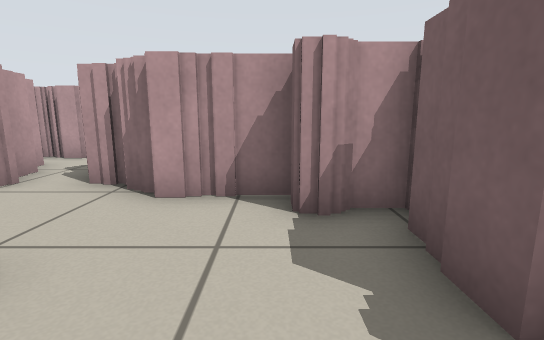
[1] (above)

20 first-person views from a walk through a robot-simulator world made for Stage. The camera is 0.57 m above the floor, tilts 10° down and sees 85° across. The lines on the ground mark 1 m squares. The floor is counted in squares, 0.5 m on a side. Each view is taken from the middle of a square. On the plan, view 1 faces up. The plan holds only what a view shows up to about 13 squares ahead; the rest is blank. The place goes on beyond the plan. The robots in the file are not drawn.

[2]
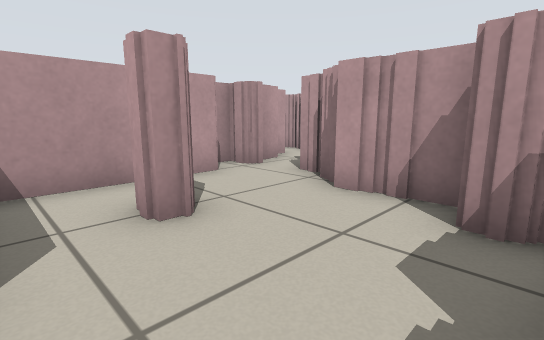

[3]
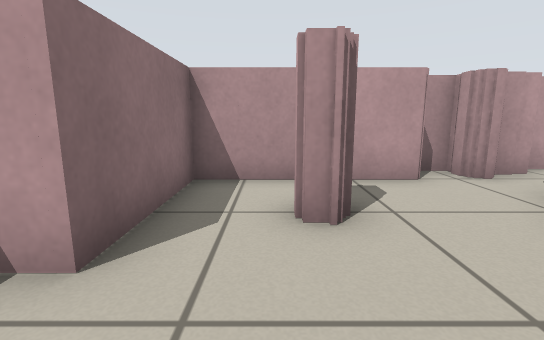

[4]
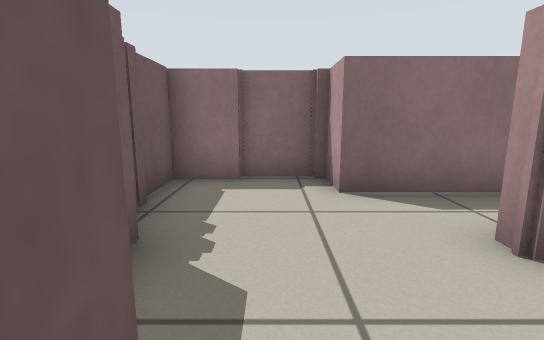

[5]
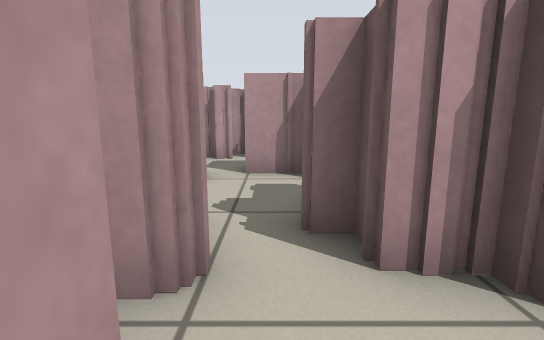

[6]
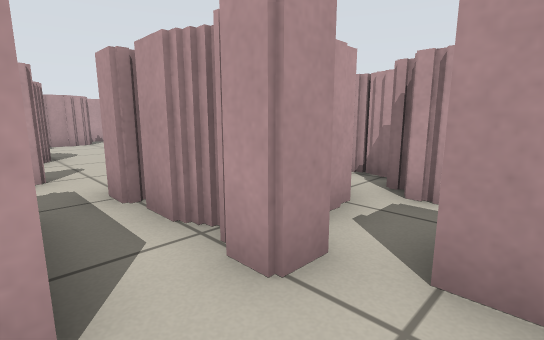

[7]
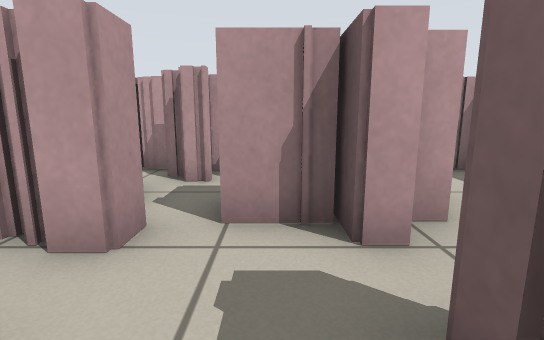

[8]
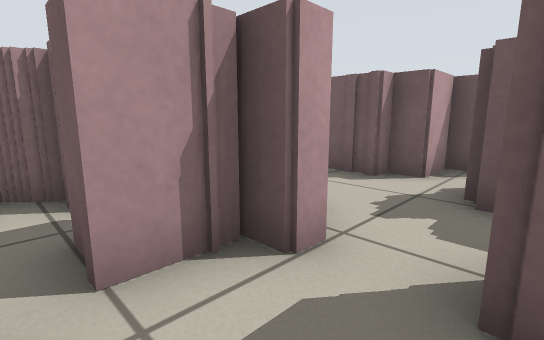

[9]
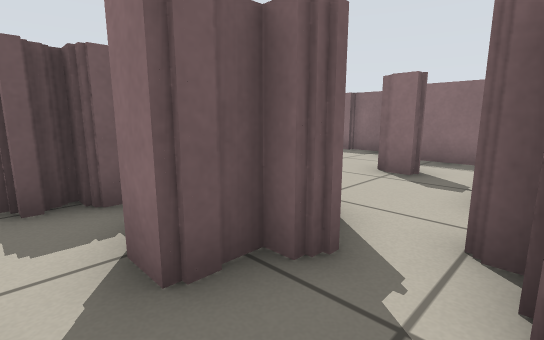

[10]
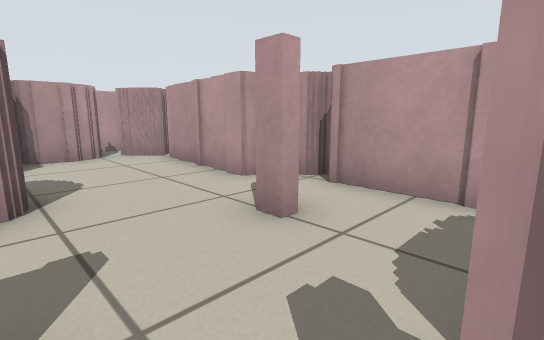

[11]
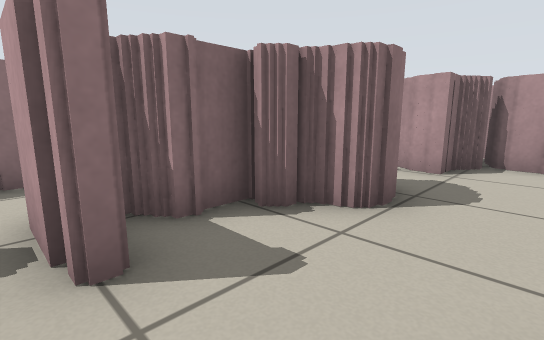

[12]
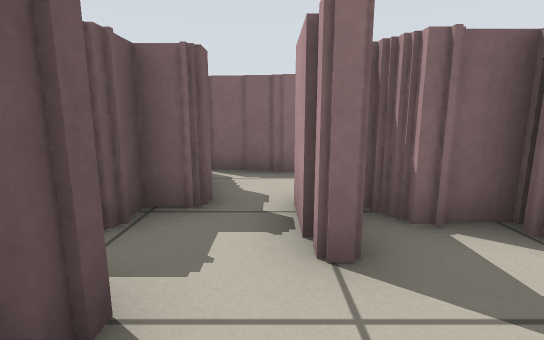

[13]
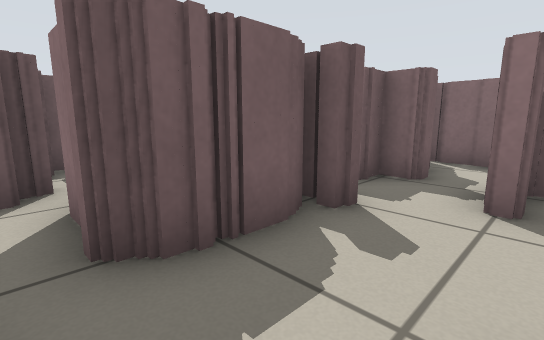

[14]
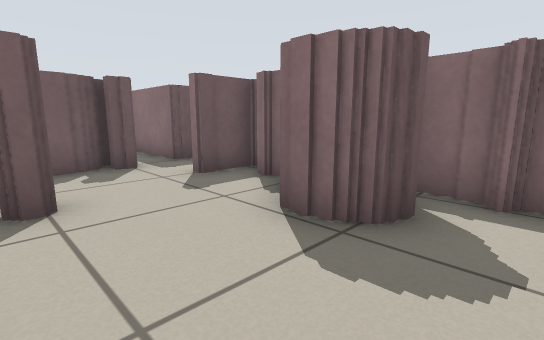

[15]
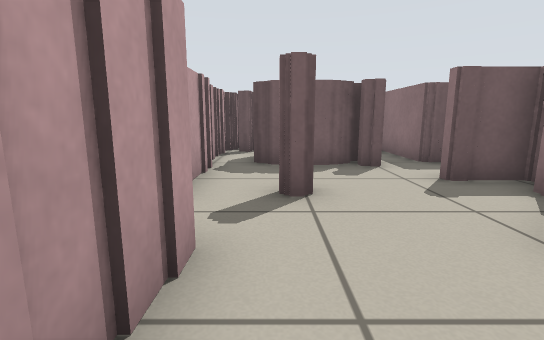

[16]
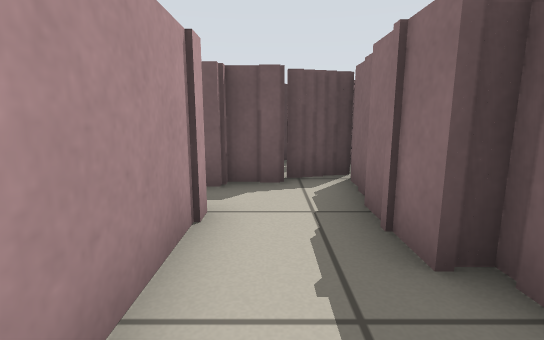

[17]
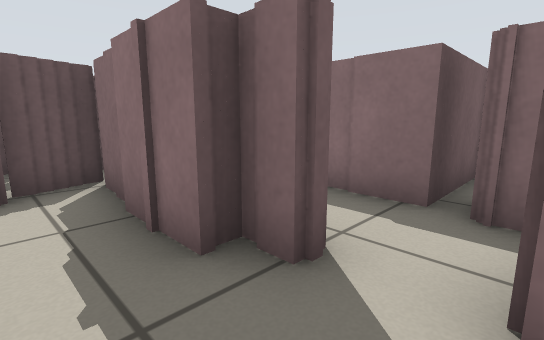

[18]
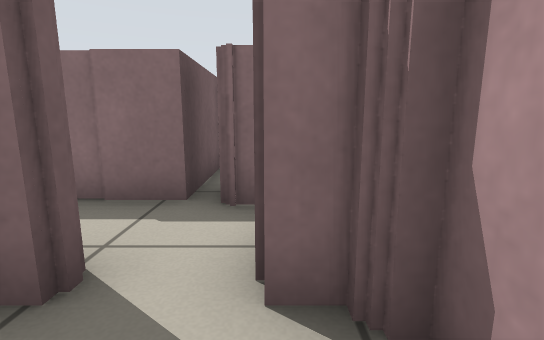

[19]
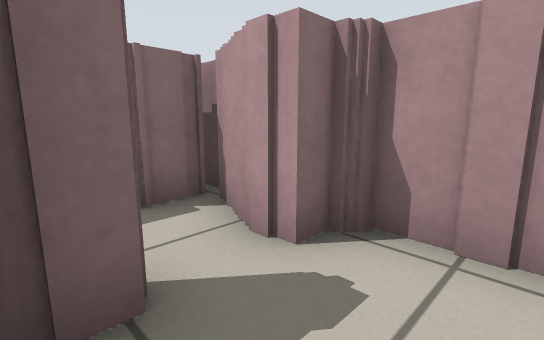

[20]
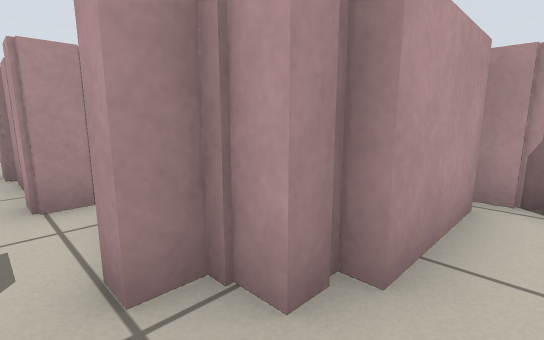

### Floor plan
Key: @ floor where view 1 was taken; # wall or solid block; . floor.
Columns run from 19 left of view 1 to 2 right of it. Each row starts with its distance up from view 1.
 13      ##########  ###
 12 ######.......#####..
 11 #.........####.###..#
 10 #.........####.###..#
  9 #.........####.###..#
  8 ###..##............##
  7   #..####..###..####
  6   #######.## ##.####
  5     #.....## ##.#####
  4     #..##..# ##.....##
  3     ##.##### ##......#
  2     ##..      #......#
  1     #####     #......#
  0               #....@.#
 -1               #####..#
 -2                   ####

Where each view was taken, in squares from view 1:
view 1: 0 up, 0 right, facing up
view 2: 0 up, 1 right, facing up-left
view 3: 1 up, 1 right, facing left
view 4: 4 up, 0 right, facing down
view 5: 3 up, 4 left, facing up
view 6: 7 up, 4 left, facing up-left
view 7: 6 up, 4 left, facing up
view 8: 7 up, 5 left, facing up-right
view 9: 8 up, 5 left, facing down-right
view 10: 8 up, 9 left, facing up-left
view 11: 10 up, 10 left, facing down-left
view 12: 10 up, 10 left, facing down
view 13: 12 up, 11 left, facing down-right
view 14: 11 up, 16 left, facing down-right
view 15: 11 up, 16 left, facing right
view 16: 5 up, 14 left, facing right
view 17: 5 up, 14 left, facing down-right
view 18: 5 up, 14 left, facing down
view 19: 5 up, 12 left, facing down-left
view 20: 8 up, 1 left, facing up-left
